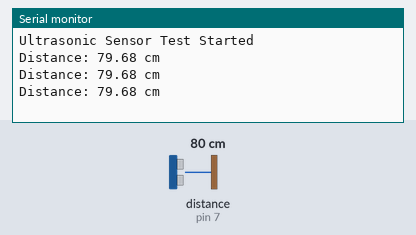
Bench run of a sketch on a simulated Arduino Uno, built with avr-gcc and run on an emulated ATmega328P. Shown: the last lines printed to the serial monitor. Wiring (inferred from the names in the program): ultrasonic range finder: trigger pin 8; echo pin 7. The test bench sets the inputs (shaded band); at power-on: distance to the obstacle (sensor on pin 7) 80 cm. The echo pulse lasts 58.3 µs per cm.

Above: at 1.3 s.
1.4 s: distance to the obstacle (sensor on pin 7) set to 2 cm
At 1.9 s:
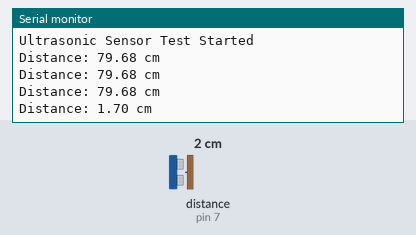
2.9 s: distance to the obstacle (sensor on pin 7) set to 4 cm
At 3.4 s:
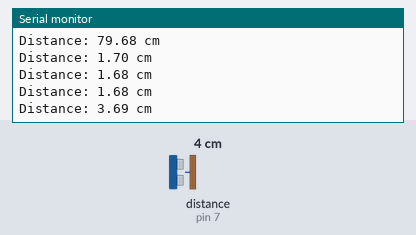
Timing chart, 0 to 5.9 s (numbered marks = the images above; inputs shaded):
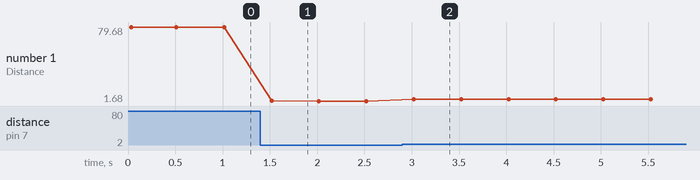

Measured:
- after the input at 1.4 s, the serial monitor: prints a new line after 0.12 s (image 1)
- after the input at 2.9 s, the serial monitor: prints a new line after 0.12 s (image 2)
- plotted number 1: 79.68 → 1.68 after the input at 1.4 s, 1.68 → 3.69 after the input at 2.9 s

The sketch:

simple_ultrasonic_test.ino
```cpp
// Standalone Ultrasonic Sensor Test
// Pins based on Andino Hardware Config
const int trigPin = 8;
const int echoPin = 7;

void setup() {
  Serial.begin(9600); // Standard baud rate for simple testing
  pinMode(trigPin, OUTPUT);
  pinMode(echoPin, INPUT);
  Serial.println("Ultrasonic Sensor Test Started");
}

void loop() {
  // Clear trigger
  digitalWrite(trigPin, LOW);
  delayMicroseconds(2);

  // Send 10us pulse
  digitalWrite(trigPin, HIGH);
  delayMicroseconds(10);
  digitalWrite(trigPin, LOW);

  // Read echo (Timeout 30ms ~ 5m)
  long duration = pulseIn(echoPin, HIGH, 30000);

  if (duration == 0) {
    Serial.println("No Echo (Timeout) - Check Wiring!");
  } else {
    // Calculate distance in cm
    // Speed of sound = 343 m/s = 0.0343 cm/us
    float distance = duration * 0.0343 / 2;
    Serial.print("Distance: ");
    Serial.print(distance);
    Serial.println(" cm");
  }

  delay(500);
}
```
